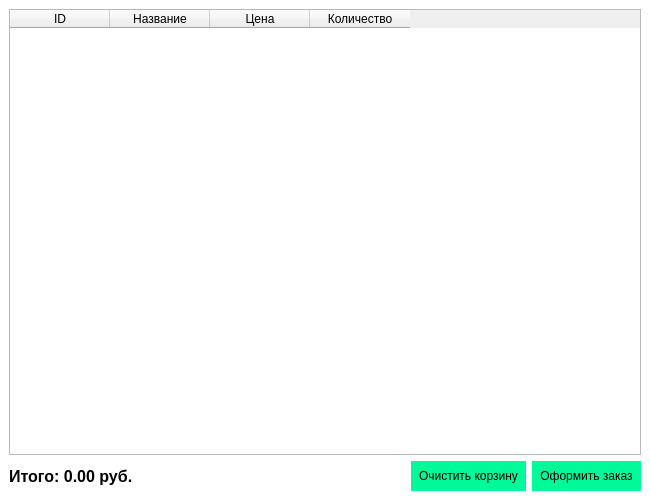
<?xml version="1.0" encoding="UTF-8"?>
<ui version="4.0">
 <class>CartWindow</class>
 <widget class="QMainWindow" name="CartWindow">
  <property name="geometry">
   <rect>
    <x>0</x>
    <y>0</y>
    <width>650</width>
    <height>500</height>
   </rect>
  </property>
  <property name="windowTitle">
   <string>Корзина</string>
  </property>
  <property name="styleSheet">
   <string notr="true">QMainWindow{background:#FFF;font-family:'Times New Roman'} QPushButton{background:#00FA9A;padding:8px;border:none} QPushButton:hover{background:#2E8B57;color:#FFF} QTableWidget{alternate-background-color:#7FFF00}</string>
  </property>
  <widget class="QWidget" name="centralwidget">
   <layout class="QVBoxLayout" name="verticalLayout">
    <item>
     <widget class="QTableWidget" name="cartTable">
      <property name="editTriggers">
       <set>QAbstractItemView::NoEditTriggers</set>
      </property>
      <property name="alternatingRowColors">
       <bool>true</bool>
      </property>
      <attribute name="horizontalHeaderVisible">
       <bool>true</bool>
      </attribute>
      <attribute name="verticalHeaderVisible">
       <bool>false</bool>
      </attribute>
      <column>
       <property name="text">
        <string>ID</string>
       </property>
      </column>
      <column>
       <property name="text">
        <string>Название</string>
       </property>
      </column>
      <column>
       <property name="text">
        <string>Цена</string>
       </property>
      </column>
      <column>
       <property name="text">
        <string>Количество</string>
       </property>
      </column>
     </widget>
    </item>
    <item>
     <layout class="QHBoxLayout" name="bottomLayout">
      <item>
       <widget class="QLabel" name="totalLabel">
        <property name="text">
         <string>Итого: 0.00 руб.</string>
        </property>
        <property name="styleSheet">
         <string notr="true">font-size:16px;font-weight:bold</string>
        </property>
       </widget>
      </item>
      <item>
       <spacer name="horizontalSpacer">
        <property name="orientation">
         <enum>Qt::Horizontal</enum>
        </property>
        <property name="sizeHint" stdset="0">
         <size>
          <width>40</width>
          <height>20</height>
         </size>
        </property>
       </spacer>
      </item>
      <item>
       <widget class="QPushButton" name="clearButton">
        <property name="text">
         <string>Очистить корзину</string>
        </property>
       </widget>
      </item>
      <item>
       <widget class="QPushButton" name="checkoutButton">
        <property name="text">
         <string>Оформить заказ</string>
        </property>
       </widget>
      </item>
     </layout>
    </item>
   </layout>
  </widget>
 </widget>
</ui>
